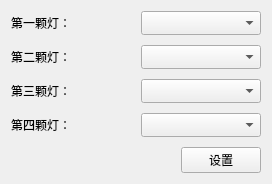
<?xml version="1.0" encoding="UTF-8"?>
<ui version="4.0">
 <class>RGBchange</class>
 <widget class="QWidget" name="RGBchange">
  <property name="geometry">
   <rect>
    <x>0</x>
    <y>0</y>
    <width>272</width>
    <height>170</height>
   </rect>
  </property>
  <property name="font">
   <font>
    <family>Calibri</family>
   </font>
  </property>
  <property name="windowTitle">
   <string>红绿蓝交换</string>
  </property>
  <layout class="QHBoxLayout" name="horizontalLayout_6">
   <item>
    <layout class="QVBoxLayout" name="verticalLayout_2" stretch="1,0">
     <property name="spacing">
      <number>10</number>
     </property>
     <item>
      <layout class="QVBoxLayout" name="verticalLayout" stretch="1,1,1,1">
       <item>
        <layout class="QHBoxLayout" name="horizontalLayout">
         <item>
          <widget class="QLabel" name="label">
           <property name="sizePolicy">
            <sizepolicy hsizetype="Minimum" vsizetype="Fixed">
             <horstretch>0</horstretch>
             <verstretch>0</verstretch>
            </sizepolicy>
           </property>
           <property name="text">
            <string>第一颗灯：</string>
           </property>
          </widget>
         </item>
         <item>
          <widget class="QComboBox" name="comboBox"/>
         </item>
        </layout>
       </item>
       <item>
        <layout class="QHBoxLayout" name="horizontalLayout_2">
         <item>
          <widget class="QLabel" name="label_2">
           <property name="sizePolicy">
            <sizepolicy hsizetype="Minimum" vsizetype="Fixed">
             <horstretch>0</horstretch>
             <verstretch>0</verstretch>
            </sizepolicy>
           </property>
           <property name="text">
            <string>第二颗灯：</string>
           </property>
          </widget>
         </item>
         <item>
          <widget class="QComboBox" name="comboBox_2"/>
         </item>
        </layout>
       </item>
       <item>
        <layout class="QHBoxLayout" name="horizontalLayout_3">
         <item>
          <widget class="QLabel" name="label_3">
           <property name="sizePolicy">
            <sizepolicy hsizetype="Minimum" vsizetype="Fixed">
             <horstretch>0</horstretch>
             <verstretch>0</verstretch>
            </sizepolicy>
           </property>
           <property name="text">
            <string>第三颗灯：</string>
           </property>
          </widget>
         </item>
         <item>
          <widget class="QComboBox" name="comboBox_3"/>
         </item>
        </layout>
       </item>
       <item>
        <layout class="QHBoxLayout" name="horizontalLayout_4">
         <item>
          <widget class="QLabel" name="label_4">
           <property name="sizePolicy">
            <sizepolicy hsizetype="Minimum" vsizetype="Fixed">
             <horstretch>0</horstretch>
             <verstretch>0</verstretch>
            </sizepolicy>
           </property>
           <property name="text">
            <string>第四颗灯：</string>
           </property>
          </widget>
         </item>
         <item>
          <widget class="QComboBox" name="comboBox_4"/>
         </item>
        </layout>
       </item>
      </layout>
     </item>
     <item>
      <layout class="QHBoxLayout" name="horizontalLayout_5">
       <item>
        <spacer name="horizontalSpacer">
         <property name="orientation">
          <enum>Qt::Horizontal</enum>
         </property>
         <property name="sizeHint" stdset="0">
          <size>
           <width>40</width>
           <height>20</height>
          </size>
         </property>
        </spacer>
       </item>
       <item>
        <widget class="QPushButton" name="pushButton">
         <property name="sizePolicy">
          <sizepolicy hsizetype="Preferred" vsizetype="Fixed">
           <horstretch>0</horstretch>
           <verstretch>0</verstretch>
          </sizepolicy>
         </property>
         <property name="text">
          <string>设置</string>
         </property>
        </widget>
       </item>
      </layout>
     </item>
    </layout>
   </item>
  </layout>
 </widget>
 <resources/>
 <connections/>
</ui>
